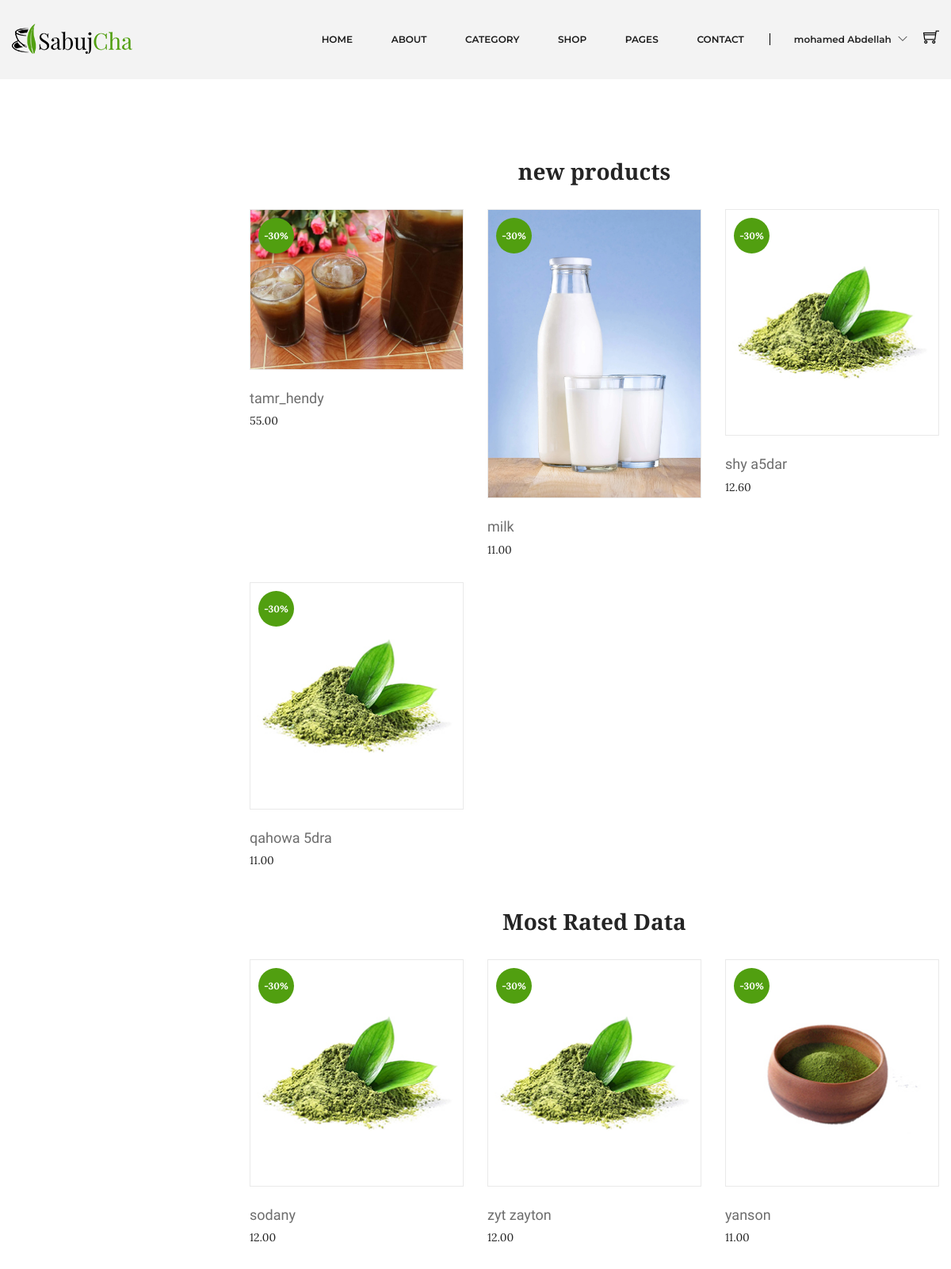
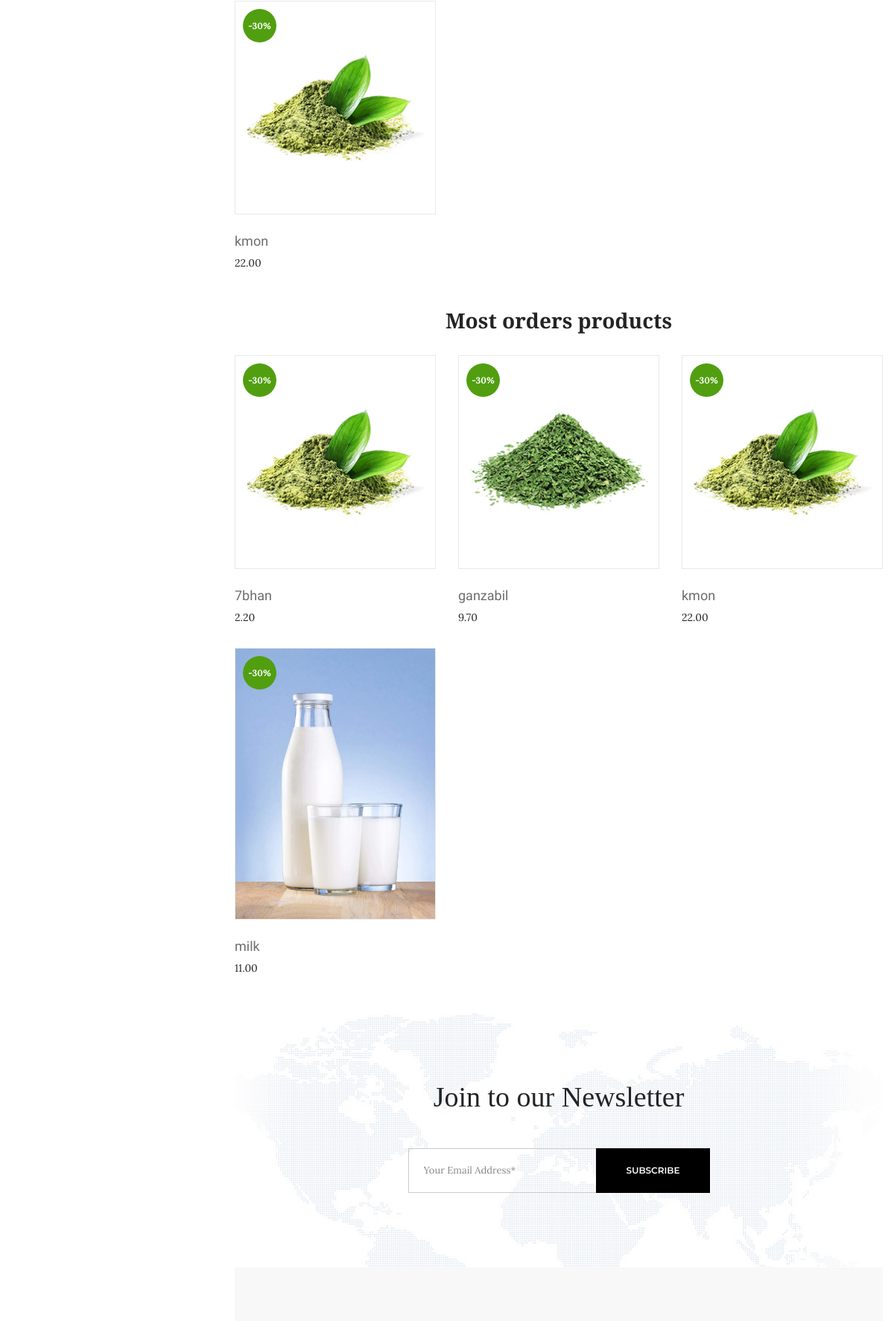
Screenshot of /ecommerce/php-final-p4-master/home.php (signed in, upper part) with the database file from the repository (2 pictures, top to bottom).
### tables this page shows
CREATE TABLE `products` (
  `id` int(10) NOT NULL,
  `name` varchar(255) DEFAULT NULL,
  `details` longtext DEFAULT NULL,
  `photo` varchar(255) DEFAULT 'default.png',
  `stock` int(10) DEFAULT NULL,
  `code` int(5) DEFAULT NULL,
  `status` tinyint(1) NOT NULL DEFAULT 1,
  `subcaterory_id` int(10) NOT NULL,
  `created_at` timestamp NOT NULL DEFAULT current_timestamp(),
  `updated_at` timestamp NOT NULL DEFAULT current_timestamp(),
  `price` decimal(8,2) DEFAULT NULL
);

CREATE TABLE `orders_products` (
  `product_id` int(10) NOT NULL,
  `order_id` int(10) NOT NULL,
  `price` float NOT NULL,
  `created_at` timestamp NOT NULL DEFAULT current_timestamp(),
  `updated_at` timestamp NOT NULL DEFAULT current_timestamp()
);

### ecommerce/php-final-p4-master/php/database.php (called while the page is built, shortened)
<?php
class database {
    public $DBserverName = 'localhost';
    public $DBuserName = 'root';
    public $DBpassword = '';
    public $DBName = 'nti_ecommercw';
    public $con;
    function __construct() {
        $this->con = new mysqli($this->DBserverName,$this->DBuserName,$this->DBpassword,$this->DBName);
    }
    public function runDQL($query)
    {
       $result = $this->con->query($query);
       $count=$result->num_rows;
       if($count > 0){
            return $result;
       }else{
           return [];
       }
    }
}

### ecommerce/php-final-p4-master/php/product.php (called while the page is built, shortened)
<?php
include_once "database.php";
class product extends database implements operation {
    public function getnewdata(){
        $query= "SELECT `products`.* from `products` ORDER BY `updated_at` DESC LIMIT 4 ";
        return $this->runDQL($query);
    }
    public function getMostRatedData(){
        $query= "SELECT `producr_review`.* from `producr_review` ORDER BY `producr_review`.`product_avg_rate` DESC LIMIT 4 ";
        return $this->runDQL($query);
    }
    public function getMostorderddData(){
        $query= "SELECT *, `products`.`name` FROM `product_orders` JOIN `products` ON `product_orders`.`product_id`=`products`.`id` ORDER BY `product_count` DESC   LIMIT 4 ";
        return $this->runDQL($query);
    }
}

### ecommerce/php-final-p4-master/home.php (the view, shortened to what this page needs)
<?php include_once "header.php" ?>
<div class="shop-page-area ptb-100">
    <div class="container">
        <div class="row flex-row-reverse">
            <div class="col-lg-9">
                <h3 class="text-center  "><b> new products </b></h3>
                <br>
                <div class="grid-list-product-wrapper">
                    <div class="product-grid product-view pb-20">
                        <div class="row">
                            <?php
                            include_once "php/product.php";
                            $productObj = new product;
                            $productData = $productObj->getnewdata();
                            if ($productData) {
                                $products = $productData->fetch_all(MYSQLI_ASSOC);
                                foreach ($products as $key => $value) {
                            ?>
                                    <div class="product-width col-xl-4 col-lg-4 col-md-4 col-sm-6 col-12 mb-30">
                                        <div class="product-wrapper">
                                            <div class="product-img">
                                                <a href="product-details.php?pro=<?php echo $value['id'] ?>">
                                                    <img alt="" src="assets/img/product/<?php echo $value['photo'] ?>">
                                                </a>
                                                <span>-30%</span>
                                                <div class="product-action">
                                                </div>
                                            </div>
                                            <div class="product-content text-left">
                                                <div class="product-hover-style">
                                                    <div class="product-title">
                                                        <h4>
                                                            <a href="product-details.php?pro=<?php echo $value['id'] ?>"><?php echo $value['name'] ?></a>
                                                        </h4>
                                                    </div>
                                                </div>
                                                <div>
                                                    <span class="product-price-old"><?php echo $value['price'] ?> </span>
                                                </div>
                                            </div>
                                        </div>
                                    </div>
                            <?php
                                }
                            } else {
                                echo "<div class='alert alert-warning'>There is no product yet</div>div";
                            }
                            ?>
                        </div>
                    </div>
    <h3 class="text-center  "><b> Most Rated Data </b></h3>
                <br>
                <div class="grid-list-product-wrapper">
                    <div class="product-grid product-view pb-20">
                        <div class="row">
                            <?php
                            include_once "php/product.php";
                            $productObj = new product;
                            $productData = $productObj->getMostRatedData();
                            if ($productData) {
                                $products = $productData->fetch_all(MYSQLI_ASSOC);
                                foreach ($products as $key => $value) {
                            ?>
                                    <div class="product-width col-xl-4 col-lg-4 col-md-4 col-sm-6 col-12 mb-30">
                                        <div class="product-wrapper">
                                            <div class="product-img">
                                                <a href="product-details.php?pro=<?php echo $value['id'] ?>">
                                                    <img alt="" src="assets/img/product/<?php echo $value['photo'] ?>">
                                                </a>
                                                <span>-30%</span>
                                                <div class="product-action">
                                                </div>
                                            </div>
                                            <div class="product-content text-left">
                                                <div class="product-hover-style">
                                                    <div class="product-title">
                                                        <h4>
                                                            <a href="product-details.php?pro=<?php echo $value['id'] ?>"><?php echo $value['name'] ?></a>
                                                        </h4>
                                                    </div>
                                                </div>
                                                <div>
                                                    <span class="product-price-old"><?php echo $value['price'] ?> </span>
                                                </div>
                                            </div>
                                        </div>
                                    </div>
                            <?php
                                }
                            } else {
                                echo "<div class='alert alert-warning'>There is no product yet</div>div";
                            }
                            ?>
                        </div>
                    </div>
                    <h3 class="text-center  "><b> Most orders products </b></h3>
                <br>
                <div class="grid-list-product-wrapper">
                    <div class="product-grid product-view pb-20">
                        <div class="row">
                            <?php
                            include_once "php/product.php";
                            $productObj = new product;
                            $productData = $productObj->getMostorderddData();
                            if ($productData) {
                                $products = $productData->fetch_all(MYSQLI_ASSOC);
                                foreach ($products as $key => $value) {
                            ?>
                                    <div class="product-width col-xl-4 col-lg-4 col-md-4 col-sm-6 col-12 mb-30">
                                        <div class="product-wrapper">
                                            <div class="product-img">
                                                <a href="product-details.php?pro=<?php echo $value['id'] ?>">
                                                    <img alt="" src="assets/img/product/<?php echo $value['photo'] ?>">
                                                </a>
                                                <span>-30%</span>
                                                <div class="product-action">
                                                </div>
                                            </div>
                                            <div class="product-content text-left">
                                                <div class="product-hover-style">
                                                    <div class="product-title">
                                                        <h4>
                                                            <a href="product-details.php?pro=<?php echo $value['id'] ?>"><?php echo $value['name'] ?></a>
                                                        </h4>
                                                    </div>
                                                </div>
                                                <div>
                                                    <span class="product-price-old"><?php echo $value['price'] ?> </span>
                                                </div>
                                            </div>
                                        </div>
                                    </div>
                            <?php
                                }
                            } else {
                                echo "<div class='alert alert-warning'>There is no product yet</div>div";
                            }
                            ?>
                        </div>
                    </div>
                    <div class="newsletter-area bg-image-2 pt-90 pb-100">
                        <div class="container">
                            <div class="product-top-bar section-border mb-45">
                                <div class="section-title-wrap text-center">
                                    <h3 class="section-title">Join to our Newsletter</h3>
                                </div>
                            </div>
                        </div>
                        <div class="container">
                            <div class="row justify-content-md-center">
                                <div class="col-lg-6 col-md-10 col-md-auto">
                                    <div class="footer-newsletter">
                                        <div id="mc_embed_signup" class="subscribe-form">
                                            <form action="http://devitems.us11.list-manage.com/subscribe/post?u=6bbb9b6f5827bd842d9640c82&amp;id=05d85f18ef" method="post" id="mc-embedded-subscribe-form" name="mc-embedded-subscribe-form" class="validate" target="_blank" novalidate>
                                                <div id="mc_embed_signup_scroll" class="mc-form">
                                                    <input type="email" value="" name="EMAIL" class="email" placeholder="Your Email Address*" required>
                                                    <div class="submit-button">
                                                        <input type="submit" value="Subscribe" name="subscribe" id="mc-embedded-subscribe" class="button">
                                                    </div>
                                                </div>
                                            </form>
                                        </div>
                                    </div>
                                </div>
                            </div>
                        </div>
                    </div>
                    <?php include_once "footer.php" ?>

### rows the page displays
products: photo (picture), name "tamr_hendy", price "55.00"
products: photo (picture), name "milk", price "11.00"
products: photo (picture), name "shy a5dar", price "12.60"
products: photo (picture), name "qahowa 5dra", price "11.00"
products: photo (picture), name "sodany", price "12.00"
products: photo (picture), name "zyt zayton", price "12.00"
products: photo (picture), name "yanson", price "11.00"
products: photo (picture), name "kmon", price "22.00"
orders_products: product.photo (picture), product.name "7bhan", product.price "2.20"
orders_products: product.photo (picture), product.name "ganzabil", product.price "9.70"
orders_products: product.photo (picture), product.name "kmon", product.price "22.00"
orders_products: product.photo (picture), product.name "milk", product.price "11.00"

### other values shown
$_SESSION['user']->first "mohamed"
$_SESSION['user']->last "Abdellah"
